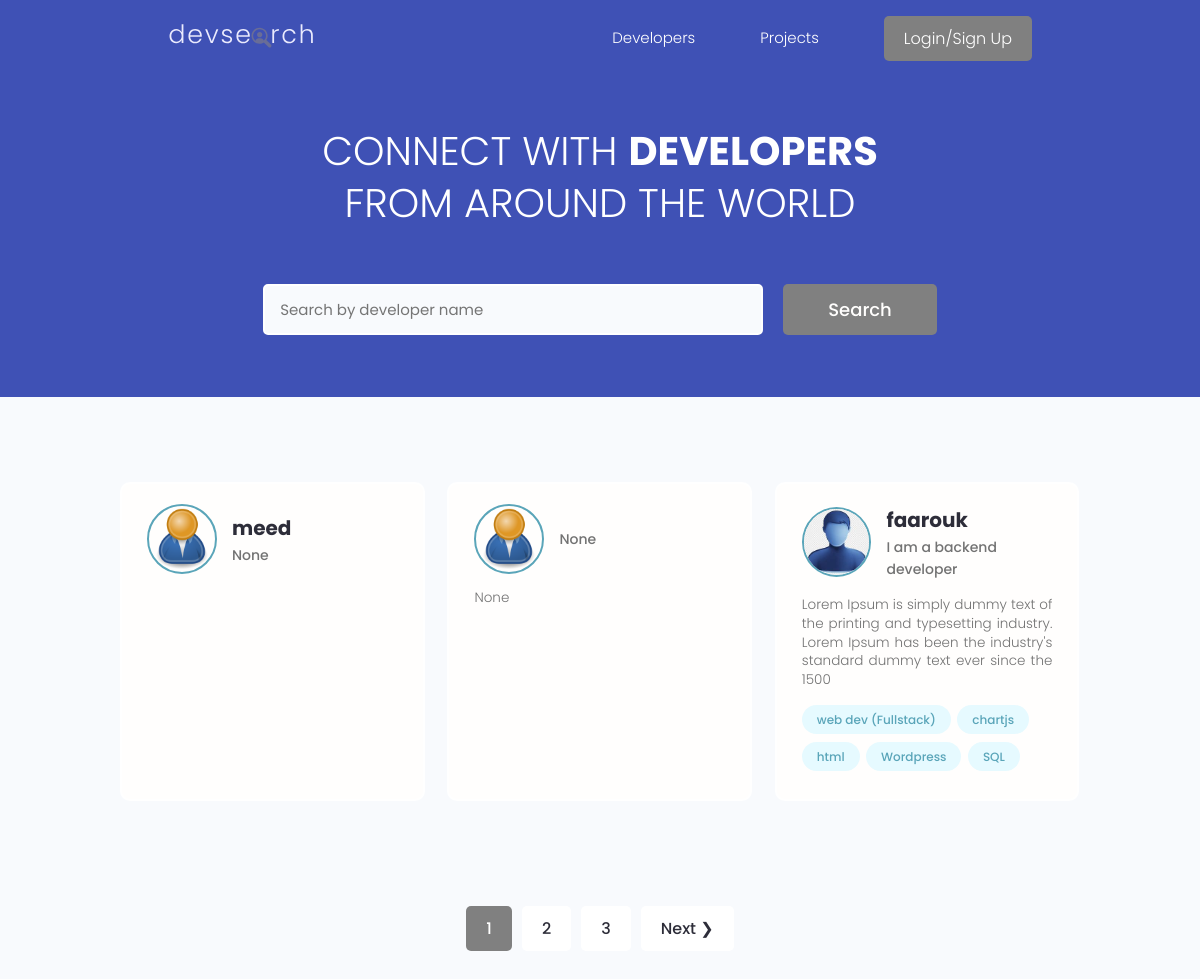
The app's page /, older data.
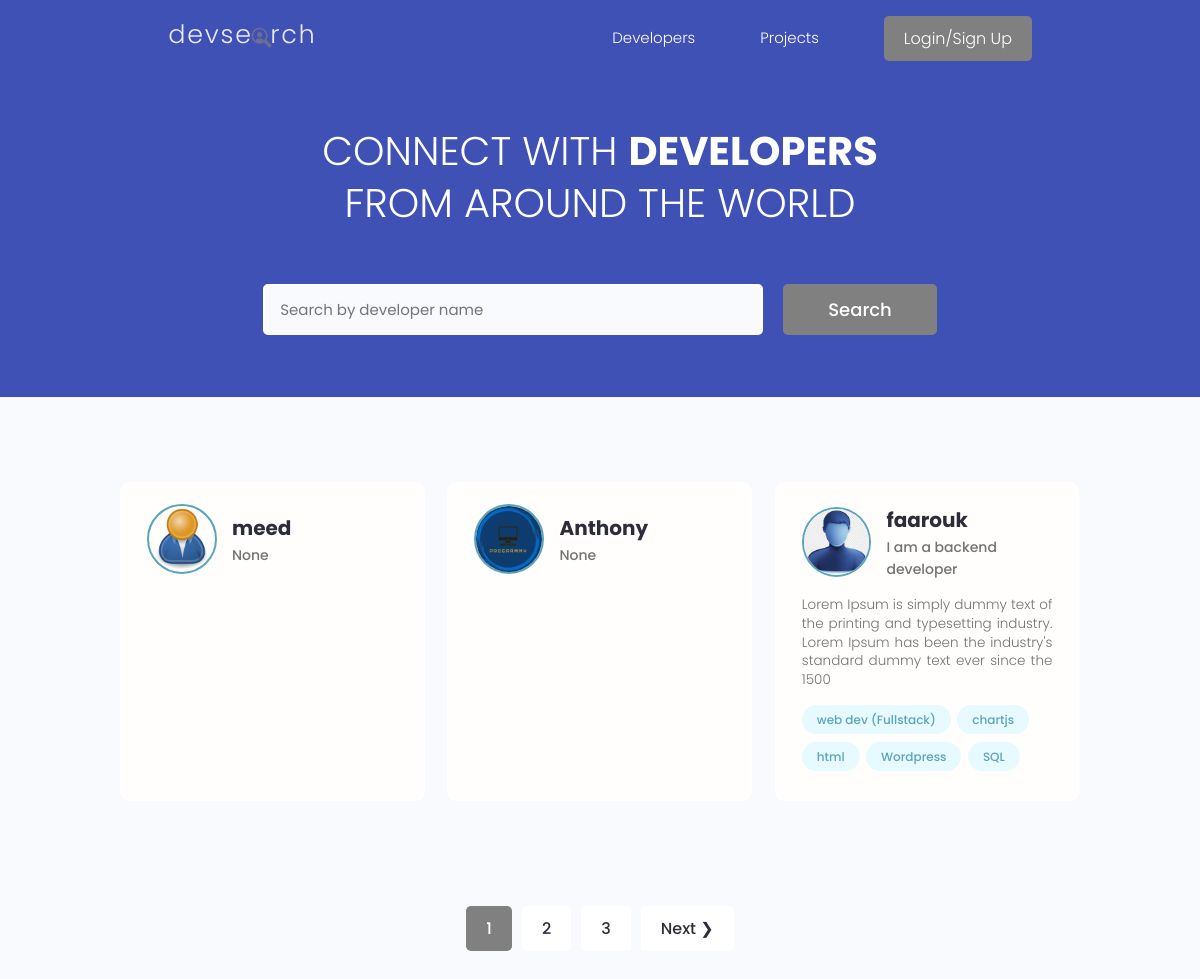
The same page, newer data.
### users/models.py (models this page shows, shortened)
class Profile(models.Model):
    user = models.OneToOneField(User,on_delete=models.CASCADE,null=True,blank=True)
    name = models.CharField(max_length=200,null=True,blank=True)
    email = models.EmailField(max_length=500,null=True,blank=True)
    username = models.CharField(max_length=200,null=True,blank=True)
    location = models.CharField(max_length=200,null=True,blank=True)
    short_intro = models.CharField(max_length=200,null=True,blank=True)
    bio = models.TextField(null=True,blank=True)
    profile_image = models.ImageField(null=True,blank=True,upload_to='profiles/',default="profiles/user-default.png")
    social_github = models.CharField(max_length=200,null=True,blank=True)
    social_twitter = models.CharField(max_length=200,null=True,blank=True)
    social_linkedin = models.CharField(max_length=200,null=True,blank=True)
    social_youtube = models.CharField(max_length=200,null=True,blank=True)
    social_website = models.CharField(max_length=200,null=True,blank=True)
    created = models.DateTimeField(auto_now_add=True)
    id = models.UUIDField(default=uuid.uuid4, unique = True,
                          primary_key=True,editable=False)

class Skill(models.Model):
    owner = models.ForeignKey(Profile,on_delete=models.CASCADE,null=True,blank=True)
    name =  models.CharField(max_length=200,null=True,blank=True)
    description = models.TextField(null=True,blank=True)
    created = models.DateTimeField(auto_now_add=True)
    id = models.UUIDField(default=uuid.uuid4, unique = True,
                          primary_key=True,editable=False)
    def __str__(self) -> str:
        return str(self.name)

### users/views.py (the view)
# urls.py: path('',views.profiles,name = "profiles"),
def profiles(request):
    profiles, search_query = searchProfiles(request)
    custom_range,profiles = paginateProfiles(request,profiles,3)
    context = {'profiles' : profiles,'search_query':search_query , 'custom_range' : custom_range}
    return render(request, 'users/profiles.html',context)

### users/utils.py (called while the page is built)
def paginateProfiles(request,profiles,results):
    page = request.GET.get('page')
    paginator = Paginator(profiles, results)
    try:
      profiles = paginator.page(page)
    except PageNotAnInteger:
       page = 1
       profiles = paginator.page(page)
    except EmptyPage:
       page = paginator.num_pages
       profiles = paginator.page(page)
    leftIndex = (int(page) - 4)
    if leftIndex < 1 :
       leftIndex = 1
    rightIndex = (int(page) + 5)
    if rightIndex > paginator.num_pages :
       rightIndex = paginator.num_pages + 1
    custom_range = range(leftIndex,rightIndex)
    return custom_range, profiles

def searchProfiles(request):
    search_query = ''
    if request.GET.get('search_query'):
       search_query = request.GET.get('search_query')
    skills = Skill.objects.filter(name__icontains =search_query )
    profiles = Profile.objects.distinct().filter(
       Q(name__icontains=search_query) |
       Q(short_intro__icontains = search_query) |
       Q(skill__in = skills)
       )
    return profiles, search_query

### users/templates/users/profiles.html (shortened to what this page needs)
{% extends 'main.html' %} {% block content %}
<main class="home">
	<section class="hero-section text-center">
		<div class="container container--narrow">
			<div class="hero-section__box">
				<h2>CONNECT WITH <span>DEVELOPERS</span></h2>
				<h2>FROM AROUND THE WORLD</h2>
			</div>
			<div class="hero-section__search">
				<form
					id="searchForm"
					class="form"
					action="{% url 'profiles' %}"
					method="get">
					<div class="form__field">
						<input
							class="input input--text"
							id="formInput#search"
							type="text"
							name="search_query"
              value="{{search_query}}"
							placeholder="Search by developer name" />
					</div>
					<input
						class="btn btn--sub btn--lg"
						type="submit"
						value="Search" />
				</form>
			</div>
		</div>
	</section>
	<section class="devlist">
		<div class="container">
			<div class="grid grid--three">
				{% for profile in profiles %}
				<div class="column card">
					<div class="dev">
						<a
							href="{% url 'user-profile' profile.id %}"
							class="card__body">
							<div class="dev__profile">
								<img
									class="avatar avatar--md"
									src="{{profile.profile_image.url}}"
									alt="image" />
								<div class="dev__meta">
									<h3>{{profile.name}}</h3>
									<h5>{{profile.short_intro|slice:"60"}}</h5>
								</div>
							</div>
							<p class="dev__info">{{profile.bio|slice:"150"}}</p>
							<div class="dev__skills">
								{% for skill in profile.skill_set.all|slice:"5" %}
								<span class="tag tag--pill tag--main">
									<small>{{skill}}</small>
								</span>
								{% endfor %}
							</div>
						</a>
					</div>
				</div>
				{% endfor %}
			</div>
		</div>
	</section>
	{% include 'pagination.html' with queryset=profiles custom_range=custom_range %}
</main>
{% endblock %}

### templates/main.html (shortened to what this page needs)
<!DOCTYPE html>
{% load static %}
<html>
    <head>
        <link rel="stylesheet" href="https://cdn.iconmonstr.com/1.3.0/css/iconmonstr-iconic-font.min.css" />
        <link rel="stylesheet" href="{% static 'uikit/styles/uikit.css' %}" />
        <link rel="stylesheet" href="{% static 'styles/app.css' %}" />
        <link rel="stylesheet" href="https://cdnjs.cloudflare.com/ajax/libs/font-awesome/5.15.3/css/all.min.css" />
    </head>
    <body>
        {% include 'navbar.html' %}
        {% block content %}
        {% endblock content %}
    </body>
</html>

### templates/navbar.html (shortened to what this page needs)
{% load static %}
<header class="header">
    <div class="container container--narrow">
      <a href="{% url 'profiles' %}" class="header__logo">
        <img src="{% static 'images/logo.svg' %}" alt="DevSearch Logo" />
      </a>
      <nav class="header__nav">
        <ul class="header__menu">
          <li class="header__menuItem"><a href="{% url 'profiles' %}">Developers</a></li>
          <li class="header__menuItem"><a href="{% url 'projects' %}">Projects</a></li>
          {% if request.user.is_authenticated %}
            <li class="header__menuItem"><a href="{% url 'inbox' %}">Inbox</a></li>
            <li class="header__menuItem"><a href="{% url 'account' %}">Account</a></li>
            <li class="header__menuItem"><a href="{% url 'logout' %}" class="btn btn--sub">Log out</a></li>
            {% else %}
            <li class="header__menuItem"><a href="{% url 'login' %}" class="btn btn--sub">Login/Sign Up</a></li>
            {% endif %}
         </ul>
      </nav>
    </div>
  </header>

### templates/pagination.html (shortened to what this page needs)
{% if queryset.has_other_pages %}
<div class="pagination">
	<ul class="container">
		{% for page in custom_range %}
		{% if page == queryset.number %}
		<li>
			<a
				href="?page={{page}}"
				class="btn page-link btn--sub"
				data-page="{{page}}" >
				{{page}}
			</a>
		</li>
		{% else %}
		<li>
			<a
				href="?page={{page}}"
				class="btn page-link"
				data-page="{{page}}" >
				{{page}}
			</a>
		</li>
		{% endif %}
		{% endfor %}
		{% if queryset.has_next %}
		<li>
			<a
				href="?page={{queryset.next_page_number}}"
				class="btn page-link"
				data-page="{{queryset.next_page_number}}"
				>Next &#10095;
			</a>
		</li>
		{% endif %}
	</ul>
</div>
{% endif %}

### static/styles/app.css (style rules this page uses)
:root { --color-sub: #2d2d39; }
.btn--sub { background-color: gray; }
.card { border: 2px solid var(--color-light); }
img { width: 100%; }
.header { position: sticky; z-index: 111; background-color: var(--color-sub); padding: 1.5rem 0; }
.header > .container { display: flex; justify-content: space-between; align-items: center; }
.header__logo > img { height: 3.8rem; }
.header__nav > ul { display: inline-flex; align-items: center; list-style: none; gap: 6.5rem; }
.header__menuItem > a { color: var(--color-light); font-weight: 300; }
.hero-section { height: 40vh; display: flex; align-items: center; background-color: var(--color-sub); }
.hero-section__box { margin-bottom: 4rem; }
.hero-section__box > h2, .hero-section__box > h2 > span { font-size: 4rem; color: var(--color-light); line-height: 1.3; text-transform: uppercase; }
.hero-section__box > h2 { font-weight: 300; }
.hero-section__box > h2 > span { font-weight: 700; }
.hero-section__search > .form { display: flex; align-items: center; justify-content: center; gap: 2rem; }
.hero-section__search > .form input.input--text { width: 50rem; }
.devlist { margin-top: 8rem; }
.devlist .grid { align-items: stretch; }
.devlist .dev .dev__profile { display: flex; align-items: center; gap: 1.5rem; }
.devlist .dev .dev__meta h3 { color: var(--color-sub); font-size: 2rem; font-weight: 700; }
.devlist .dev .dev__meta h5 { color: var(--color-text); font-size: 1.4rem; font-weight: 500; }
.devlist .dev .dev__info { margin: 1.5rem 0; font-size: 1.35rem; line-height: 1.4; text-align: justify; }
.pagination { margin-top: 8rem; margin-bottom: 10rem; }
.pagination > ul { flex-wrap: wrap; list-style: none; display: flex; align-items: center; justify-content: center; gap: 1rem; }
.pagination .btn { color: var(--color-sub); }
.pagination .btn.btn--sub { color: var(--color-light); }
:root { --color-primary: #3f51b5; --color-light: #ffffff; }
.header { background-color: var(--color-primary); color: var(--color-light); }
.header__nav > ul { --color-primary: #3f51b5; --color-light: #ffffff; }
.hero-section { background-color: var(--color-primary); color: var(--color-light); }

### static/uikit/styles/modules/_variables.css (style rules this page uses)
:root { --color-main: #5aa5b9; --color-main-light: #e6faff; --color-sub: #3f4156; --color-sub-light: #51546e; --color-sub-lighter: #ededfd; --color-text: #737373; --color-gray: #8b8b8b; --color-light: #e5e7eb; --color-light-gray: #767676; --color-bg: #f8fafd; --color-white: #fffefd; --color-white-light: #f3f3f3; --color-success: #359e64; --color-success-bg: #def8e8; --color-error: #fc4b0b; --color-error-bg: #fff2ee; --font-base: 'Poppins', arial, helvetica, 'Segoe UI', roboto, ubuntu, sans-serif; --font-monospace: 'Fira Code', 'Courier New', courier, monospace; --font-regular: 300; --font-medium: 500; --font-bold: 700; --generic-shadow: 1px 1px 5px #00000010; --generic-transition: all 0.3s ease-in-out; }

### static/uikit/styles/modules/_base.css (style rules this page uses)
* { margin: 0; padding: 0; box-sizing: border-box; text-rendering: optimizeLegibility; color: inherit; font-size: inherit; }
html { font-size: 50%; }
@media only screen and (min-width: 480px) { html { font-size: 56.25%; } }
@media only screen and (min-width: 1200px) { html { font-size: 62.5%; } }
body { line-height: 1.6; font-weight: 400; font-size: 1.5rem; color: var(--color-text); background-color: var(--color-bg); min-height: 100vh; }

### static/uikit/styles/modules/_typography.css (style rules this page uses)
* { font-family: var(--font-base); }
h2 { font-size: 3.6rem; font-weight: var(--font-bold); }
h3 { font-size: 3.2rem; font-weight: var(--font-medium); }
h5 { font-size: 2.4rem; font-weight: var(--font-medium); }
h5, h6 { font-weight: var(--font-regular); }
p, span, strong { font-size: 1.6rem; color: var(--color-text); font-weight: var(--font-regular); }
a { padding-bottom: 2px; text-decoration: none; display: inline-block; color: var(--color-main); font-weight: var(--font-medium); }

### static/uikit/styles/modules/_utilities.css (style rules this page uses)
.container { width: 92%; max-width: 165rem; margin: 0 auto; box-sizing: border-box; }
.container--narrow { width: 92%; max-width: 120rem; }
@media screen and (min-width: 1000px) { .container { width: 90%; } }
@media screen and (min-width: 1000px) { .container--narrow { width: 85%; } }
@media screen and (min-width: 1200px) { .container { width: 80%; } }
@media screen and (min-width: 1200px) { .container--narrow { width: 72%; } }
.text-center { text-align: center; }

### static/uikit/styles/modules/_avatar.css (style rules this page uses)
.avatar { border-radius: 50%; border: 2px solid var(--color-main); object-fit: cover; }
.avatar--md { height: 7rem; width: 7rem; }

Row changes from the older to the newer data that the page shows:
changed Profile: profile_image: picture added in place of a placeholder; name (not shown) → "Anthony"; bio "None" → (not shown)
